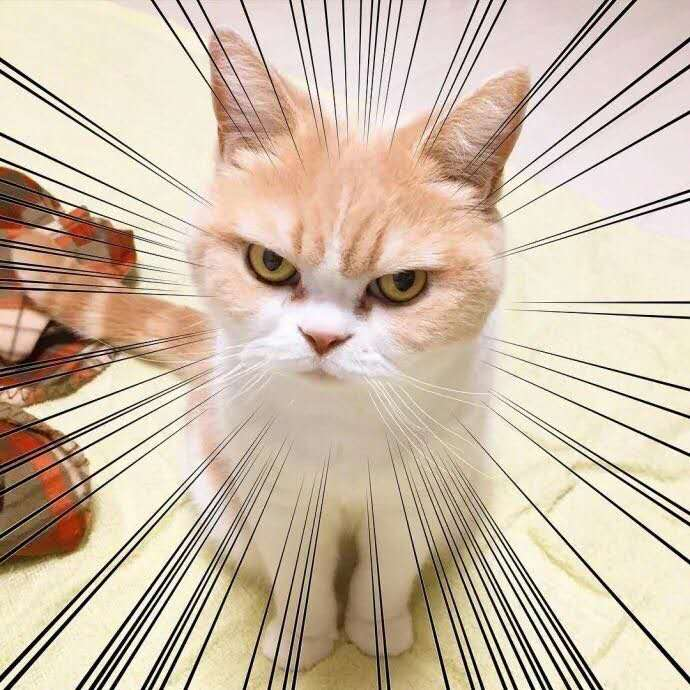
#> input picture CV Assignments/Week1/data/cat.jpg, 690 x 690 px
$ jupyter execute Assignment2.ipynb
#> lines starting #> are read from the running program, lines starting #| are printed output that depends on the picture
#> further down, img is the input picture: shape (690, 690, 3); mean B, G, R 170.3, 189.8, 207
## Change image colour through YUV space

[cell 1]
import random
import numpy as np
import cv2 as cv
from matplotlib import pyplot as plt

[cell 2]
def random_light_color(img):
    """Change color through YUV space."""
    Y, U, V = cv.split(cv.cvtColor(img, cv.COLOR_BGR2YUV))
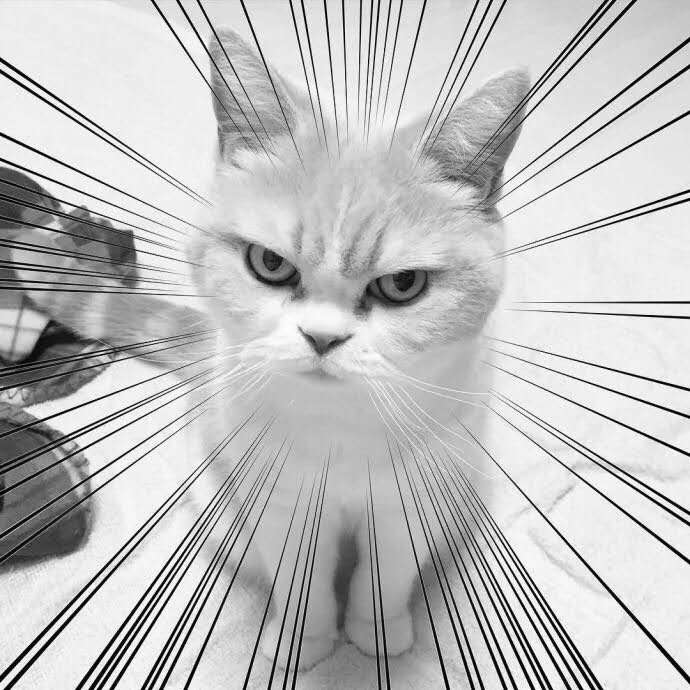
#> Y: shape (690, 690); min 0, max 255, mean 192.7
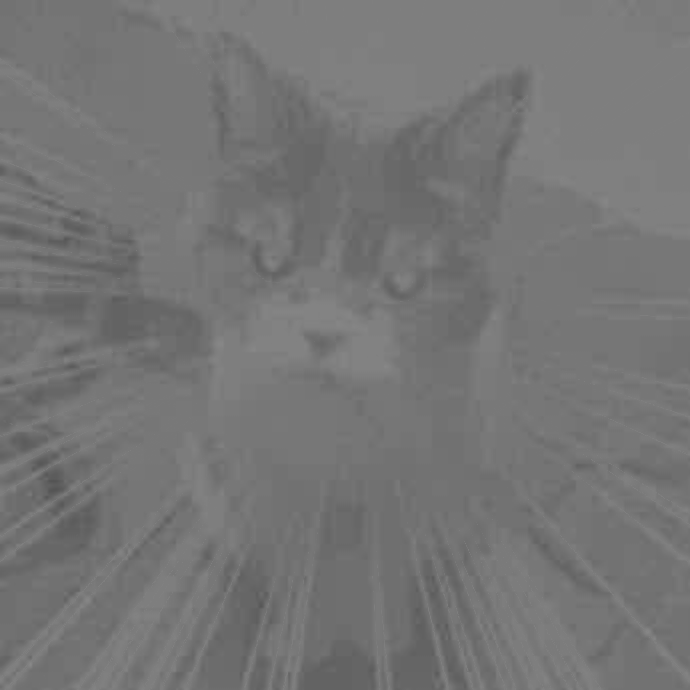
#> U: shape (690, 690); min 84, max 136, mean 117.1
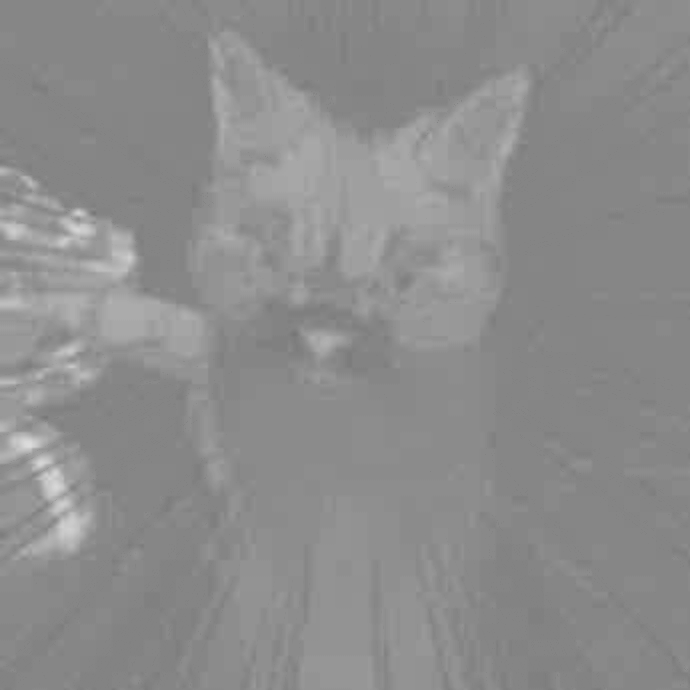
#> V: shape (690, 690); min 118, max 220, mean 140.5

    for i in [Y, U, V]:
        rand = random.randint(-40, 40)
        if rand == 0:
            pass
        elif rand > 0:
            lim = 255 - rand
            i[i>lim] = 255
            i[i<=lim] = (rand + i[i<=lim]).astype(img.dtype)
        else:
            lim = 0 - rand
            i[i<lim] = 0
            i[i>=lim] = (rand + i[i>=lim]).astype(img.dtype)
#> this loop made 3 passes
#> (rand, lim) on passes 1 to 3: (9, 246), (13, 242), (-35, 35)
    img_merge = cv.merge((Y, U, V))
#> img_merge: shape (690, 690, 3); mean of channels 0, 1, 2 201.6, 130.1, 105.5
    return img_merge

img = cv.imread('data/cat.jpg')
img_yuv = random_light_color(img)

img_rgb = cv.cvtColor(img_yuv, cv.COLOR_YUV2RGB)
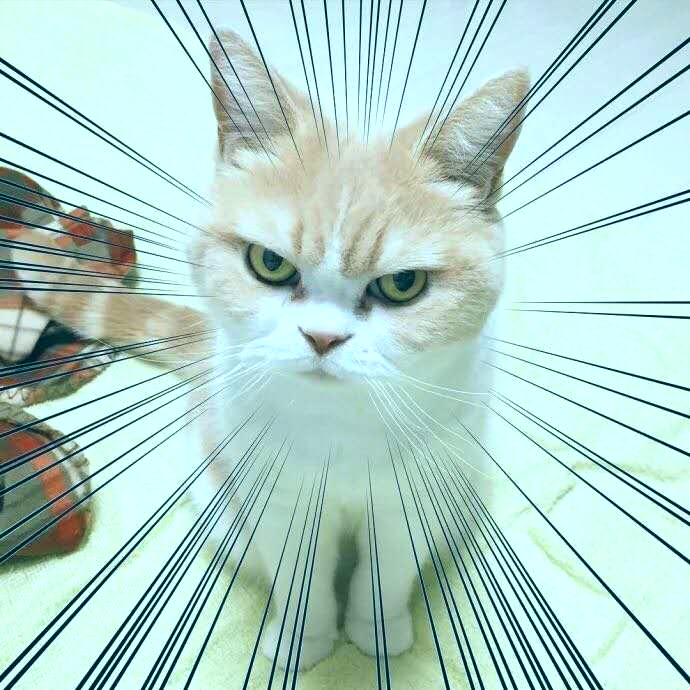
#> img_rgb: shape (690, 690, 3); mean R, G, B 176.4, 210.9, 204.1
plt.imshow(img_rgb)
